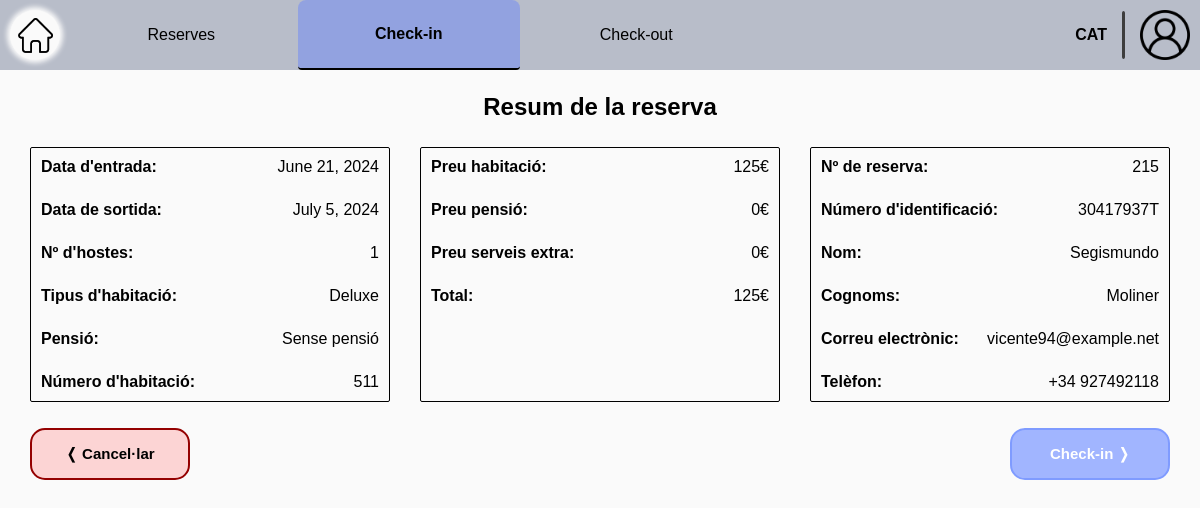
Page /receptionist/check-in/summary/215/ (signed in) on the committed database.
### Reception/models.py (models this page shows, shortened)
class RoomReservation(models.Model):
    client = models.ForeignKey(Client, on_delete=models.CASCADE)
    room = models.ForeignKey(Room, on_delete=models.CASCADE, to_field='id')
    entry = models.DateField()
    exit = models.DateField()
    pension_type = models.CharField(
        max_length=c.DROPDOWN_MAX_LENGTH,
        choices=c.get_pension_types,
        default='Sense pensió'
    )
    num_guests = models.IntegerField()
    is_active = models.BooleanField(default=True)
    check_in_active = models.BooleanField(default=False)
    check_out_active = models.BooleanField(default=False)
    tourist_tax_paid = models.BooleanField(default=False)
    class Meta:
        unique_together = ('room', 'entry', 'exit')

class Room(models.Model):
    is_clean = models.BooleanField()
    is_taken = models.BooleanField()
    room_num = models.IntegerField(unique=True)
    room_type = models.CharField(
        max_length=c.DROPDOWN_MAX_LENGTH,
        choices=c.get_room_types,
        default='Double'
    )
    room_price = models.IntegerField(default=0)
    cleaner = models.ForeignKey(Worker, on_delete=models.SET_NULL, null=True, blank=True,
                                limit_choices_to={'type': 'cleaner'})

class Despeses(models.Model):
    room_reservation = models.OneToOneField(RoomReservation, on_delete=models.CASCADE)
    pension_costs = models.IntegerField(default=0)
    room_type_costs = models.IntegerField(default=0)

class HotelUser(AbstractUser):
    email = models.EmailField()
    phone_number = models.CharField(max_length=c.PHONE_NUMBER_LENGTH)
    id_number = models.CharField(max_length=c.ID_NUMBER, blank=True, unique=True)

### Reception/views.py (the view, shortened to what this page needs)
# urls.py: path('check-in/summary/<int:pk>/', v.check_in_summary, name='check_in_summary'),
@worker_required('receptionist')
def check_in_summary(request, pk):
    try:
        reservation = RoomReservation.objects.get(id=pk, is_active=True, check_in_active=False)
        client = reservation.client
        despeses = get_object_or_404(Despeses, room_reservation_id=pk)
        extra_costs = ExtraCosts.objects.filter(room_reservation=reservation.id)
        total_price, extra_costs = u.get_total_price(extra_costs, despeses)
        return render(request, c.get_check_in_path(2), {
            'client': client,
            'reservation': reservation,
            'total_price': total_price,
            'extra_costs': extra_costs,
            'check_in': None
        })
    except RoomReservation.DoesNotExist:
        messages.error(request, "No s'ha trobat la reserva")
        return redirect('check_in')
    except HotelUser.DoesNotExist:
        messages.error(request, "No s'ha trobat el client")
        return redirect('check_in')

### Reception/config.py (called while the page is built)
    @staticmethod
    def get_check_in_path(n: int):
        return p.CHECK_IN_PATH[n]

### Reception/utils.py (called while the page is built)
def get_total_price(extra_costs, despeses):
    extra_total = 0
    for extra in extra_costs:
        extra_total += extra.extra_costs_price
    total_price = despeses.pension_costs + despeses.room_type_costs + extra_total
    return total_price, extra_total

### templates/worker/receptionist/check-in/check_in_2.html (shortened to what this page needs)
{% extends "worker/receptionist/base_receptionist.html" %}
{% load static %}
{% block extra_css %}
    <link rel="stylesheet" href="{% static 'css/worker/receptionist/check-in/check_in_2.css' %}">
{% endblock extra_css %}
{% block id_check-in %} id="current-page" {% endblock id_check-in %}
{% block content %}
    <div class="main">
        <h2>Resum de la reserva</h2>
        <div class="reservation-briefing">
            <ul class="reservation-briefing-data">
                <li><h5>Data d'entrada:</h5> <p>{{ reservation.entry }}</p></li>
                <li><h5>Data de sortida:</h5> <p>{{ reservation.exit }}</p></li>
                <li><h5>Nº d'hostes:</h5> <p>{{ reservation.num_guests }}</p></li>
                <li><h5>Tipus d'habitació:</h5> <p>{{ reservation.room.room_type }}</p></li>
                <li><h5>Pensió:</h5> <p>{{ reservation.pension_type }}</p></li>
                <li><h5>Número d'habitació:</h5> <p>{{ reservation.room.room_num }}</p></li>
            </ul>
            <ul class="reservation-briefing-data">
                <li><h5>Preu habitació:</h5> <p>{{ reservation.despeses.room_type_costs }}€</p></li>
                <li><h5>Preu pensió:</h5> <p>{{ reservation.despeses.pension_costs }}€</p></li>
                <li><h5>Preu serveis extra:</h5> <p>{{ extra_costs }}€</p></li>
                <li><h5>Total:</h5> <p>{{ total_price }}€</p></li>
            </ul>
            <ul class="reservation-briefing-data">
                <li><h5>Nº de reserva:</h5> <p>{{ reservation.id }}</p></li>
                <li><h5>Número d'identificació:</h5> <p>{{ client.id_number }}</p></li>
                <li><h5>Nom:</h5> <p>{{ client.first_name }}</p></li>
                <li><h5>Cognoms:</h5> <p>{{ client.last_name }}</p></li>
                <li><h5>Correu electrònic:</h5> <p>{{ client.email }}</p></li>
                <li><h5>Telèfon:</h5> <p>{{ client.phone_number }}</p></li>
            </ul>
        </div>
        <form action="" method="post">
            <div class="procedural-buttons">
                <button class="cancel-button" type="button" onclick="goBack()">&#10092; Cancel·lar</button>
                <button type="submit" name="action" value="check_in" class="continue-button">Check-in &#10093;</button>
            </div>
        </form>
    </div>
{% endblock %}

### static/css/base.css (style rules this page uses)
body { background-color: #fafafa; font-family: "Gill Sans MT", Arial, sans-serif; margin: 0; padding: 0; aspect-ratio: 16 / 9; width: 100%; height: 100vh; display: flex; flex-direction: column; }
.main { position: relative; display: flex; flex-direction: column; align-items: center; height: 95%; width: 95%; max-height: 900px; max-width: 1600px; gap: 10px; margin-bottom: 10px; }

### static/css/worker/worker.css (style rules this page uses)
button { cursor: pointer; }
p { margin: 0; font-size: 1em; }
h2 { margin-top: 10px; margin-bottom: 0; font-size: 1.5em; font-weight: bold; }
h5 { margin: 0; font-size: 1em; font-weight: bold; }
.reservation-briefing { display: flex; flex-direction: row; justify-content: space-between; width: 100%; max-width: 1200px; gap: 30px; }
.reservation-briefing-data { display: flex; justify-content: flex-start; flex-direction: column; width: 48%; border: solid 1px black; border-radius: 2px; padding: 10px; gap: 25px; }
.reservation-briefing-data li { display: flex; flex-direction: row; justify-content: space-between; }
.reservation-briefing-data p { align-content: center; }
.procedural-buttons { height: 8%; width: 100%; display: flex; flex-direction: row; justify-content: space-between; align-items: center; }
.procedural-buttons button { display: flex; align-items: center; justify-content: center; height: 100%; width: 20%; max-height: 60px; max-width: 160px; min-height: 40px; min-width: 104px; margin-top: 0; margin-bottom: 0; font-size: 15px; font-weight: bold; border-radius: 15px; cursor: pointer; transition: opacity 0.2s; padding: 15px 10px; }
.cancel-button { color: black; background-color: #fcd4d4; border: 2px solid #940101; }
.continue-button { color: white; background-color: #a1b5ff; border: 2px solid #7f9bff; }

### static/css/worker/receptionist/check-in/check_in_2.css (style rules this page uses)
form { width: 100%; max-width: 1200px; }
.procedural-buttons { height: 100%; }

### rows in the picture
RoomReservation: entry "June 21, 2024", exit "July 5, 2024", num_guests "1", room.room_type "Deluxe", pension_type "Sense pensió", room.room_num "511", despeses.room_type_costs "125", despeses.pension_costs "0", id "215"
HotelUser: id_number "30417937T", first_name "Segismundo", last_name "Moliner", email "vicente94@example.net", phone_number "+34 927492118"

### other values in the picture
{{ extra_costs }} "0"
{{ total_price }} "125"
